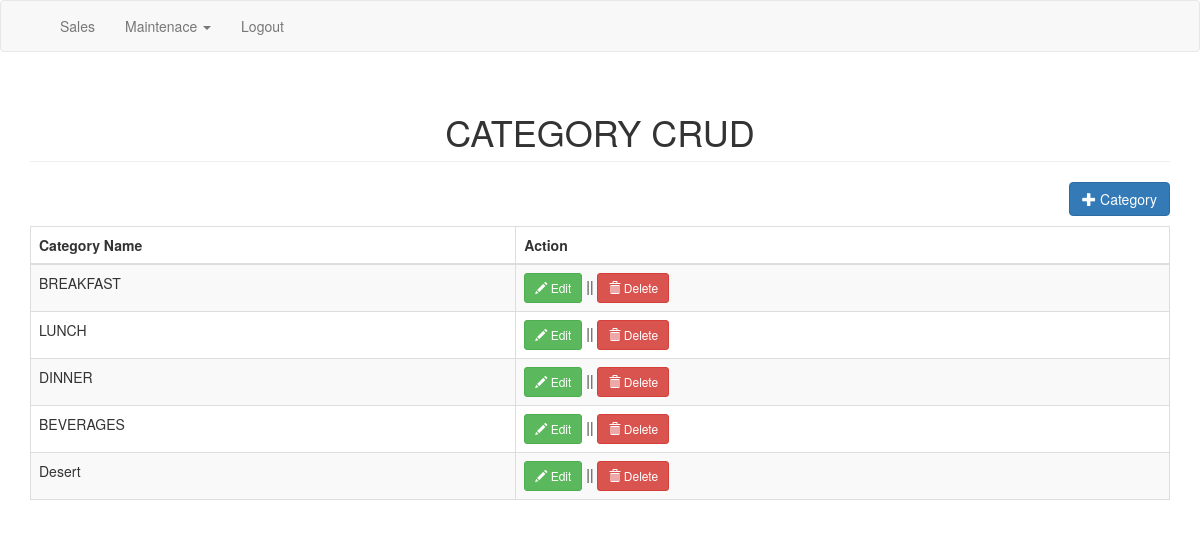
The app's page /category.php (signed in) with its own data.
### tables this page shows
CREATE TABLE `category` (
  `categoryid` int(11) NOT NULL,
  `catname` varchar(30) NOT NULL
);

### category.php (the view, shortened to what this page needs)
<?php
if(!isset($_SESSION['user'])){
	header("Location:admin.php");
}
else{
 include('header1.php'); ?>
<body>
<?php include('navbar1.php'); ?>
<div class="container">
	<h1 class="page-header text-center">CATEGORY CRUD</h1>
	<div class="row">
		<div class="col-md-12">
			<a href="#addcategory" data-toggle="modal" class="pull-right btn btn-primary"><span class="glyphicon glyphicon-plus"></span> Category</a>
		</div>
	</div>
	<div style="margin-top:10px;">
		<table class="table table-striped table-bordered">
			<thead>
				<th>Category Name</th>
				<th>Action</th>
			</thead>
			<tbody>
				<?php
					$sql="select * from category order by categoryid asc";
					$query=$conn->query($sql);
					while($row=$query->fetch_array()){
						?>
						<tr>
							<td><?php echo $row['catname']; ?></td>
							<td>
								<a href="#editcategory<?php echo $row['categoryid']; ?>" data-toggle="modal" class="btn btn-success btn-sm"><span class="glyphicon glyphicon-pencil"></span> Edit</a> || <a href="#deletecategory<?php echo $row['categoryid']; ?>" data-toggle="modal" class="btn btn-danger btn-sm"><span class="glyphicon glyphicon-trash"></span> Delete</a>
							</td>
						</tr>
						<?php
					}
				?>
			</tbody>
		</table>
	</div>
</div>
<?php } ?>
</body>
</html>

### records on screen
category: catname "BREAKFAST"
category: catname "LUNCH"
category: catname "DINNER"
category: catname "BEVERAGES"
category: catname "Desert"
